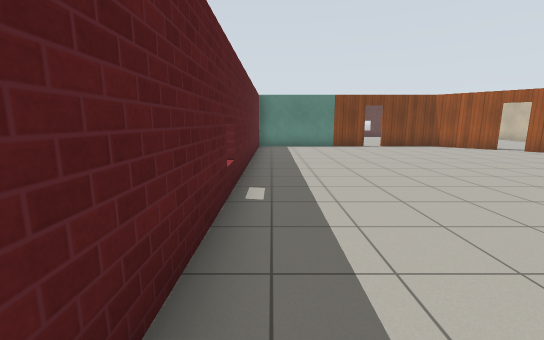
View 1 (above)

15 first-person views from a walk through a Gazebo world. The camera is 1.2 m above the floor, tilts 10° down and sees 90° across. The floor is counted in squares, 1 m on a side. Each view is taken from the middle of a square. On the plan, view 1 faces up. The plan holds only what a view shows up to about 12 squares ahead; the rest is blank. The robots in the file are not drawn. Simple patterns stand in for the simulator's built-in surfaces.

View 2
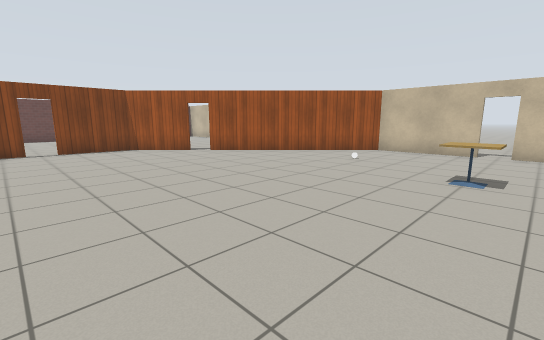

View 3
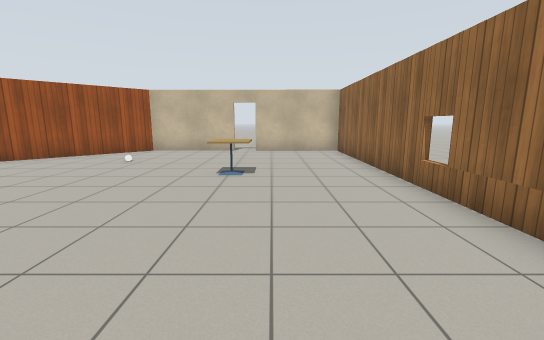

View 4
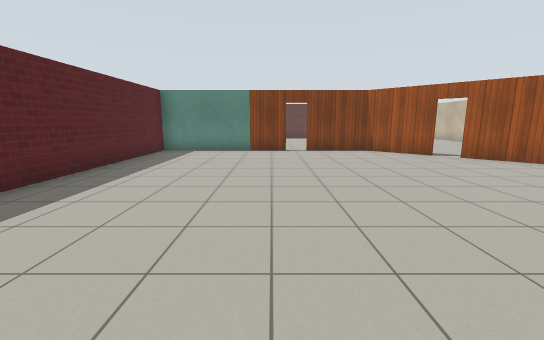

View 5
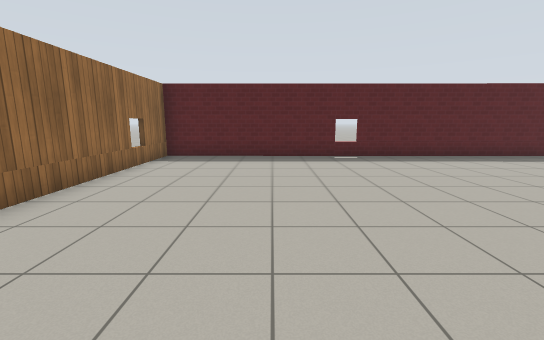

View 6
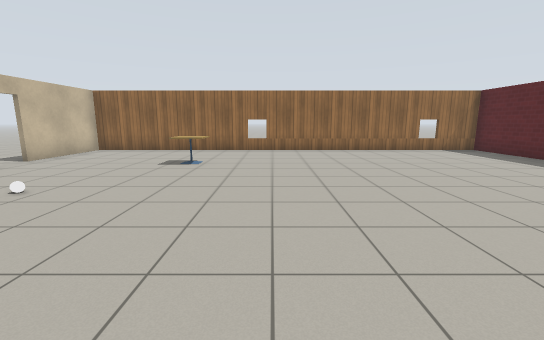

View 7
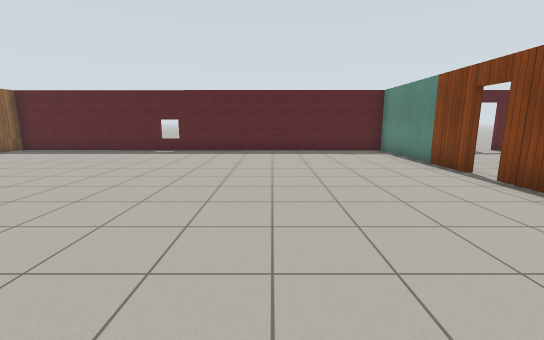

View 8
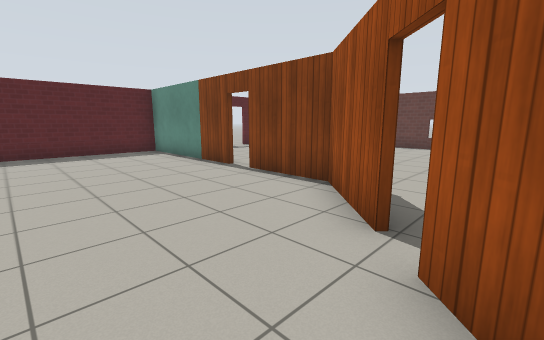

View 9
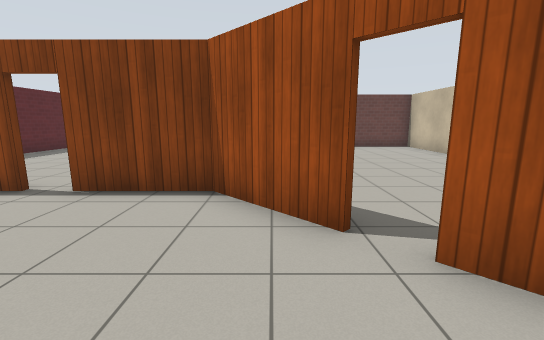

View 10
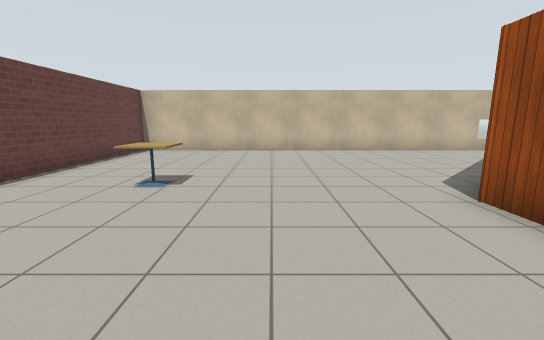

View 11
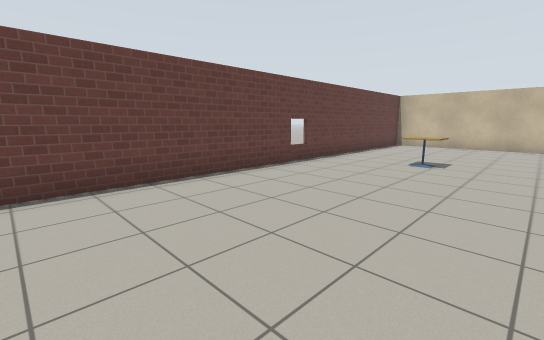

View 12
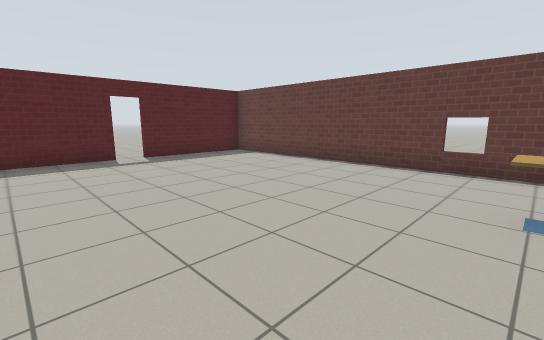

View 13
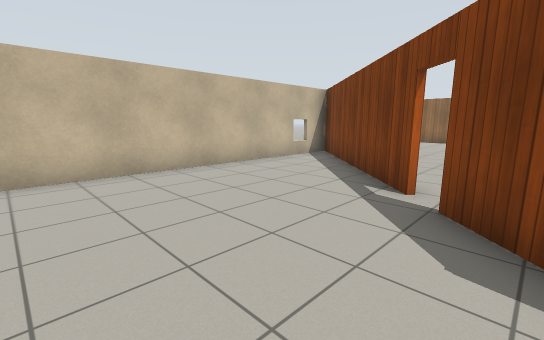

View 14
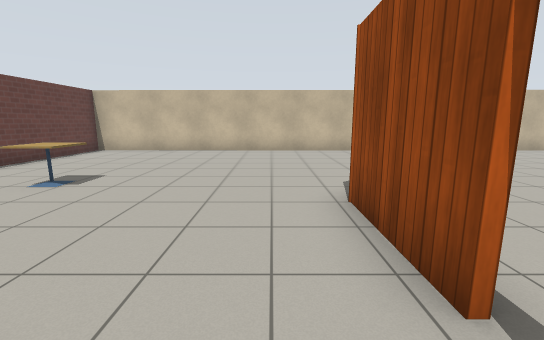

View 15
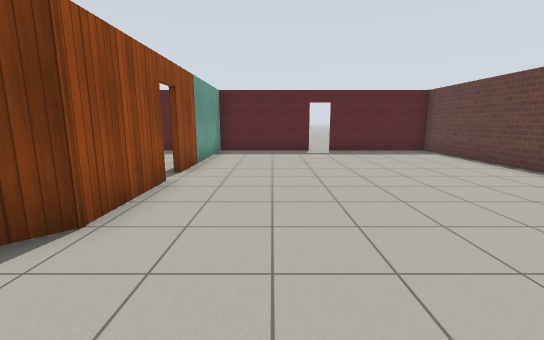

### Floor plan
Points are (right, up) in squares from view 1. A wall is a line through its corners. A room is listed if a view was taken in it or the views show most of it. See-through windows are left out.
Room 1 (views 1, 2, 3, 4, 5, 6, 7, 8, 9)
walls: (9.8, 11.8) (8, 13.7) (5.4, 13.7); (15.7, 6) (10.4, 11.3); (15.5, 2.5) (15.5, 6.9); (4.6, 13.7) (-0.8, 13.7); (-0.6, 14.1) (-0.7, -1.8) (15.5, -1.8) (15.5, 1.8)
ways out: open door at (5, 14) to room 2; open door at (10, 11.5) to room 2; open door at (16, 2)
objects: cafe table (10, 2) to (11, 2); other object (12, 5)
Room 2 (views 10, 11, 12, 13, 14, 15)
walls: (5.4, 13.8) (8, 13.8) (9.9, 11.9); (10.5, 11.4) (15.6, 6.2); (-0.6, 17.6) (-0.6, 14.1); (-0.6, 13.8) (4.6, 13.8); (15.5, 6.9) (15.7, 22.5) (-0.6, 22.5) (-0.6, 18.4)
ways out: open door at (5, 14) to room 1; open door at (10, 11.5) to room 1; open door at (-1, 18)
objects: cafe table (9, 19) to (9, 20)

Where each view was taken, in squares from view 1:
view 1: 0 up, 0 right, facing up
view 2: 1 up, 4 right, facing up-right
view 3: 1 up, 4 right, facing right
view 4: 2 up, 4 right, facing up
view 5: 2 up, 9 right, facing left
view 6: 10 up, 8 right, facing down
view 7: 9 up, 11 right, facing left
view 8: 9 up, 11 right, facing up-left
view 9: 9 up, 9 right, facing up
view 10: 17 up, 4 right, facing right
view 11: 17 up, 1 right, facing up-right
view 12: 15 up, 9 right, facing up-left
view 13: 16 up, 9 right, facing down-right
view 14: 15 up, 4 right, facing right
view 15: 16 up, 11 right, facing left
